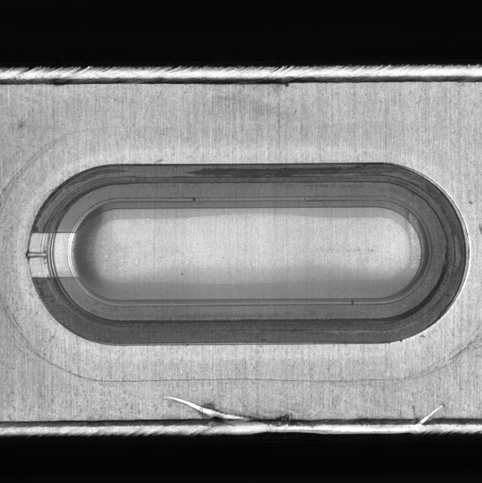
//> input picture Project1/111.png, 482 x 483 px
$ ./test   (built with g++ and OpenCV 4)
//> lines starting //> are read from the running program, lines starting //| are printed output that depends on the picture; after the words box and inside, x2 and y2 are one past the last pixel; in counts of white or black regions, pixels touching at a corner belong together
#include <iostream>
#include <mutex>  // 对于 std::unique_lock
#include <shared_mutex>
#include <thread>
#include<opencv2\opencv.hpp>
using namespace cv;
using namespace std;

int main() {

	Mat image = imread("111.png", IMREAD_GRAYSCALE);
//> image is the input picture: 483 rows x 482 cols, CV_8UC1; min 3, max 255, mean 121.4
	vector<vector<Point>> contours;
	threshold(image, image, 1, 255, THRESH_BINARY + THRESH_OTSU);
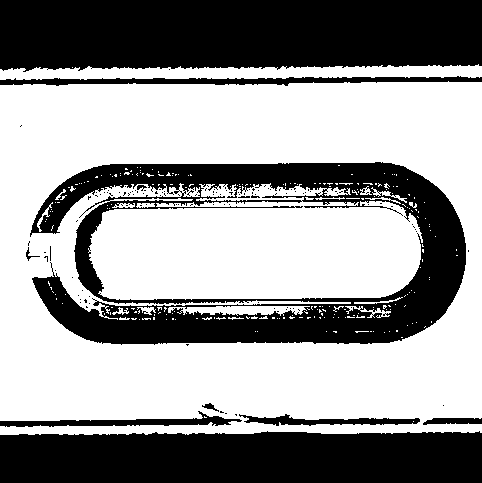
//> image: 483 rows x 482 cols, CV_8UC1; 59.4% white; 125 black regions (114 under 20 px)
	findContours(image, contours, CV_RETR_LIST, CV_CHAIN_APPROX_SIMPLE);
//> contours = 452 contours, 428 with area under 20; largest, box (x1, y1, x2, y2) and area: (0, 81, 482, 435) 165807, (29, 161, 467, 346) 67604, (88, 183, 423, 300) 30362, (0, 64, 482, 80) 4710, (238, 413, 421, 427) 1200
	Mat show_board = Mat::zeros(image.size(), CV_8UC1);
	drawContours(show_board, contours, -1, Scalar(255));
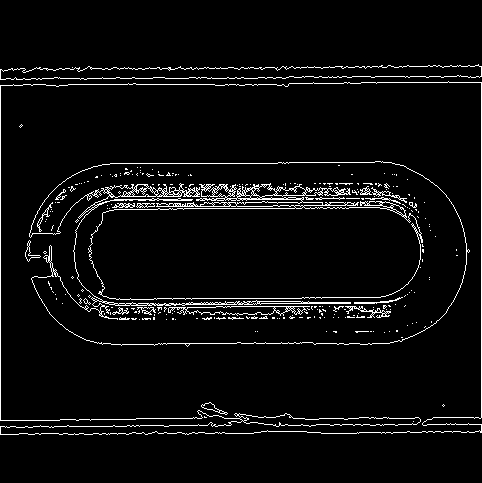
//> show_board: 483 rows x 482 cols, CV_8UC1; 4.6% white in thin lines or dots, all inside (x1, y1, x2, y2) = (0, 64, 482, 435)
}

// 解释：下列输出在单核机器上生成。 thread1 开始时，它首次进入循环并调用 increment() ，
// 随后调用 get() 。然而，在它能打印返回值到 std::cout 前，调度器将 thread1 置于休眠
// 并唤醒 thread2 ，它显然有足够时间一次运行全部三个循环迭代。再回到 thread1 ，它仍在首个
// 循环迭代中，它最终打印其局部的计数器副本的值，即 1 到 std::cout ，再运行剩下二个循环。
// 多核机器上，没有线程被置于休眠，且输出更可能为递增顺序。
